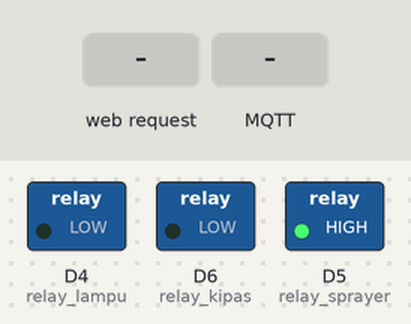
This sketch was run on a simulated ESP8266 (NodeMCU). Shown: switched loads named in the sketch (green lamp = pin HIGH). Inputs (shaded band) come from the test bench. WiFi joins after 1.5 s; servers stay silent unless stated; uploads are accepted with an empty reply; random numbers use the default seed unless the sketch sets one; EEPROM starts erased; no MQTT or app messages arrive unless stated; what the sketch prints to the serial monitor is not drawn.

Above: at 2.7 s.
2.8 s: HTTP request GET /sprayer_on received
At 7.9 s:
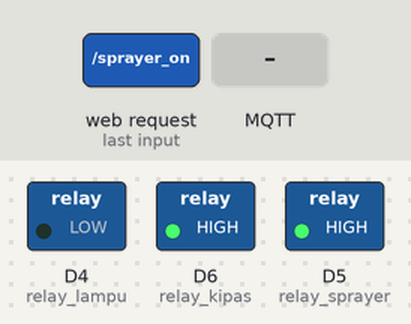
8.0 s: HTTP request GET /kipas_on received
13.2 s: HTTP request GET /kipas_off received
At 17.1 s:
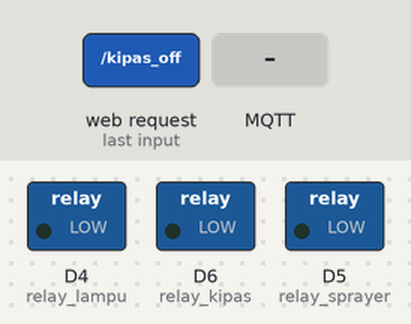
18.0 s: MQTT message "on" arrives on the third subscribed topic
At 19.3 s:
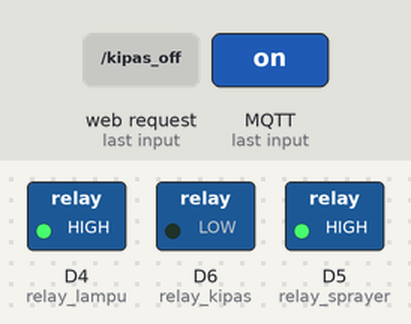
20.5 s: MQTT message "on" arrives on the first subscribed topic
Timing chart, 0 to 31.5 s (numbered marks = the images above; inputs shaded):
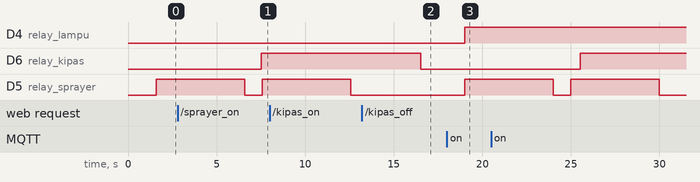

Measured:
- after the input at 13.2 s, D6 (relay_kipas): HIGH → LOW after 3.3 s
- after the input at 18.0 s, D4 (relay_lampu): LOW → HIGH after 1.0 s

The sketch:

IM_MQTT_WEB.ino
```cpp
#include <ArduinoOTA.h>
#include <ESP8266WebServer.h>
//#include WebServer???     //esp32
#include <Ticker.h>
//#include <LiquidCrystal_I2C.h>
//#include <DHT.h>
#include <ESP8266WiFi.h>
//#include <WiFi.h>     //esp32
#include <ESP8266HTTPClient.h>
//#include <HTTPClient.h>  //esp32
#include <WiFiClientSecure.h>
#include <PubSubClient.h>
//#include <RTClib.h>
#include <EEPROM.h>
#include "web.h"


ESP8266WebServer server(80);

// Password untuk autentikasi OTA
const char* ota_password = "123";
void setupOTA();
String OTA_msg = "Update #2";

// Google script Web_App_URL.
String Web_App_URL = "https://script.google.com/macros/s/AKfycbz3S04CGjpaPvaXhfWPEMwXwXurooe9cCbCTPkuVKQfBuWraHT5OzGsCln2pL3PFu-r/exec";
void spreadsheet();
int dataSpreadsheet;
String warning;

//MQTT
const char* mqtt_server = "broker.mqtt-dashboard.com";
const int mqtt_port = 1883;
//const char* mqtt_user = "";     // Username MQTT (opsional)
//const char* mqtt_password = ""; // Password MQTT (opsional)

const char* topic_temperature = "greenhouse/sensor/temperature";
const char* topic_humidity = "greenhouse/sensor/humidity";
const char* topic_ldr = "greenhouse/sensor/light";

const char* topic_kontrol_kipas = "greenhouse/kontrol/kipas";
const char* topic_kontrol_sprayer = "greenhouse/kontrol/sprayer";
const char* topic_kontrol_lampu = "greenhouse/kontrol/lampu";
const char* topic_test = "greenhouse/kontrol/test";  //kontrol waktu

const char* topic_set_temperature = "greenhouse/set/temperature";
const char* topic_set_humidity = "greenhouse/set/humidity";
const char* topic_set_light = "greenhouse/set/light";

const char* topic_kondisi_kipas = "greenhouse/kondisi/kipas";
const char* topic_kondisi_sprayer = "greenhouse/kondisi/sprayer";
const char* topic_kondisi_lampu = "greenhouse/kondisi/lampu";

const char* topic_warning = "greenhouse/info/warning";
const char* topic_ota = "greenhouse/info/ota";

char ssid[] = "Prastzy.net";
char pass[] = "123456781";
//const char* ssid ="bebas";
//const char* password = "akunulisaja";

//#define DHTPIN 4
//#define DHTTYPE DHT22
#define relay_kipas D6//19
#define relay_sprayer D5//18
#define relay_lampu D4//17
//#define LDR_PIN 34 //analog pin

//LiquidCrystal_I2C lcd(0x27, 20, 4);
//DHT dht(DHTPIN, DHTTYPE);
WiFiClient espClient;
PubSubClient client(espClient);
//RTC_DS1307 rtc;
int setWaktu1 [] = {4,0,0}; //jam, menit, detik
int setWaktu2 [] = {5,0,0};
int setWaktu3 [] = {18,0,0};

int lightValue;
float temperature, humidity;
float set_temperature = 30;
float set_humidity = 80;
float set_light = 1000;
long lama_cahaya, lama_lampu, waktu_lampu;
#define EEPROM_SIZE 12
String kondisi_kipas = "Padam", kondisi_sprayer = "Padam", kondisi_lampu = "Padam";
bool jam4, jam5_18, jam18_4, status_kipas, status_sprayer, status_lampu;

void baca_RTC();
void setup_wifi();
void reconnect();
void callback(char* topic, byte* payload, unsigned int length);
void kontrol_sprayer();
void handleRoot();
void handleNotFound();
void handleData();

Ticker task1, task2, task3;
void monitoring();
void kontrol_kipas();
void kontrol_lampu();

void setup() {
  Serial.begin(115200);
  pinMode(relay_kipas, OUTPUT);
  pinMode(relay_sprayer, OUTPUT);
  pinMode(relay_lampu, OUTPUT);
  //pinMode(LDR_PIN, INPUT);

  setup_wifi();
  //dht.begin();
  //lcd.init();
  /*
  lcd.backlight();
  lcd.setCursor(3,1);
  lcd.print("START  PROGRAM");
  lcd.setCursor(3,2);
  lcd.print("==============");
  delay(1000);
  lcd.clear();
  */
  setupOTA();
  client.setServer(mqtt_server, mqtt_port);
  client.setCallback(callback);

  // Inisialisasi EEPROM
  EEPROM.begin(EEPROM_SIZE);
  // Membaca nilai terakhir dari EEPROM
  lama_cahaya = readLong(0); // Offset 0
  waktu_lampu = readLong(4); // Offset 4
  lama_lampu = readLong(8); // Offset 8
  // Menampilkan nilai awal dari EEPROM
  Serial.println("Nilai Lama Cahaya dari EEPROM: " + String(lama_cahaya));
  Serial.println("Nilai Lama Lampu dari EEPROM: " + String(lama_lampu));
  Serial.println("Nilai Waktu Lampu dari EEPROM: " + String(waktu_lampu));


  /*
   if (! rtc.begin()) {
    Serial.println("RTC tidak ditemukan");
    while (1);
  }

  if (!rtc.isrunning()) {
    Serial.println("RTC tidak berjalan, setting waktu...");
    rtc.adjust(DateTime(F(__DATE__), F(__TIME__))); // Set waktu sesuai waktu kompilasi
  }
  */

  task1.attach(3, monitoring);
  task2.attach(3, kontrol_kipas);
  task3.attach(3, kontrol_lampu);

  server.on("/", [](){
    handleRoot();
  });
  //kipas
  server.on("/kipas_on", [](){
    Serial.println("");
    Serial.print("/kipas_on");
    Serial.println("");
    status_kipas = true;
    handleRoot();
  });
  server.on("/kipas_off", [](){
    Serial.println("");
    Serial.print("/kipas_off");
    Serial.println("");
    status_kipas = false;
    handleRoot();
  });
  //sprayer
  server.on("/sprayer_on", [](){
    Serial.println("");
    Serial.print("/sprayer_on");
    Serial.println("");
    status_sprayer = true;
    handleRoot();
  });
  server.on("/sprayer_off", [](){
    Serial.println("");
    Serial.print("/sprayer_off");
    Serial.println("");
    status_sprayer = false;
    handleRoot();
  });
  //lampu
  server.on("/lampu_on", [](){
    Serial.println("");
    Serial.print("/lampu_on");
    Serial.println("");
    status_lampu = true;
    handleRoot();
  });
  server.on("/lampu_off", [](){
    Serial.println("");
    Serial.print("/lampu_off");
    Serial.println("");
    status_lampu = false;
    handleRoot();
  });

  server.on("/data", handleData);
  server.onNotFound(handleNotFound);
  server.begin();
  Serial.println("HTTP server started");
}

void loop() {
  if (!client.connected()) {
          reconnect();
  }
  client.loop();
  server.handleClient();
  kontrol_sprayer();

  ArduinoOTA.handle();
  if (status_kipas){
    spreadsheet();
    delay(5000);
  }
  delay(1000);
}

//Task monitoring
void monitoring() {
/*
    //baca sensor
    temperature = dht.readTemperature();
    humidity = dht.readHumidity();
    lightValue = analogRead(LDR_PIN);
    baca_RTC();

    //serial monitor
    Serial.print("Suhu : "); Serial.println(temperature);
    Serial.print("Kelembaban : "); Serial.println(humidity);
    Serial.print("Cahaya : "); Serial.println(lightValue);
    Serial.println("");
*/
    server.handleClient();
    temperature = random(25, 36);
    humidity = random(70, 91);
    lightValue = random(500, 1000);
    //Print LCD
    /*
    lcd.setCursor(0, 1);
    lcd.print("Temp: "); lcd.print(temperature); lcd.print(" C");
    lcd.setCursor(0, 2);
    lcd.print("Hum: "); lcd.print(humidity); lcd.print(" %");
    lcd.setCursor(0, 3);
    lcd.print("LDR: "); lcd.print(lightValue);
    */
    //Print MQTT
    client.publish(topic_temperature, String(temperature).c_str());
    client.publish(topic_humidity, String(humidity).c_str());
    client.publish(topic_ldr, String(lightValue).c_str());

    client.publish(topic_kondisi_kipas, kondisi_kipas.c_str());
    client.publish(topic_kondisi_sprayer, kondisi_sprayer.c_str());
    client.publish(topic_kondisi_lampu, kondisi_lampu.c_str());

    if (dataSpreadsheet > 10000){
      warning = "Data sudah terlalu banyak";
    }else{
      warning = String (dataSpreadsheet);
    }
    client.publish(topic_warning, warning.c_str());
}

//Task pengkondisian kipas
void kontrol_kipas(){
    if (temperature > set_temperature){
      digitalWrite (relay_kipas, HIGH);
      kondisi_kipas = "Menyala";
    }
    else if (temperature <= set_temperature) {
      if (status_kipas){
        digitalWrite (relay_kipas, HIGH);
        kondisi_kipas = "Menyala";
      }else {
        digitalWrite (relay_kipas, LOW);
        kondisi_kipas = "Padam";
      }
    }
}

//Task pengkondisian sprayer
void kontrol_sprayer(){
    if (humidity < set_humidity){
      digitalWrite (relay_sprayer, HIGH);
      kondisi_sprayer = "Menyala";
      delay(5000);
      digitalWrite (relay_sprayer, LOW);
      kondisi_sprayer = "Padam";
    }
    else if (humidity >= set_humidity) {
      if (status_sprayer){
        digitalWrite (relay_sprayer, HIGH);
        kondisi_sprayer = "Menyala";
        delay(5000);
        digitalWrite (relay_sprayer, LOW);
        kondisi_sprayer = "Padam";
      }else {
        digitalWrite (relay_sprayer, LOW);
        kondisi_sprayer = "Padam";
      }
    }
}

//task baca cahaya
void kontrol_lampu () {
    //DateTime now = rtc.now();
    //jam 4 pagi, reset
    //reset dibuat antara jam 04:00:00 sampai 04:00:10
    //if (now.hour() == setWaktu1[0] && now.minute() == setWaktu[1] && now.second() == setWaktu[2]){
    if (jam4 == true) {
      //Serial.println("reset lama_cahaya menjadi 0");
      lama_cahaya = 0;
      //Serial.println("reset lama_lampu menjadi 0");
      waktu_lampu = 0;
      lama_lampu = 100;
    }
    //jam 5 sampai jam 18, menghitung lama cahaya
    //if (now.hour() > setWaktu2[0] && now.hour() < setWaktu3[0]){
    if (jam5_18 == true) {
        if (lightValue >= set_light) {
          if (lama_cahaya >= 99){
            Serial.print("lama cahaya :"); Serial.println(lama_cahaya);
          }else {
            lama_cahaya += 3;
            Serial.print("lama cahaya :"); Serial.println(lama_cahaya);
          }
        }
        else {
           Serial.print("lama cahaya :"); Serial.println(lama_cahaya);
        }
        lama_lampu = (100 - lama_cahaya);
        Serial.print("lama lampu : "); Serial.println(lama_lampu);
    }
    //jam 18 sampai jam 3 , menyalakan lampu
    //if (now.hour() > setWaktu3[0] && now.hour() < setWaktu1[0]){
    if (jam18_4 == true) {
      if (waktu_lampu >= 0 && waktu_lampu < lama_lampu) {
        digitalWrite (relay_lampu, HIGH);
        kondisi_lampu = "Menyala";
        waktu_lampu += 3;
        Serial.print("lampu menyala : "); Serial.println(waktu_lampu);
      }
      else if (waktu_lampu >= lama_lampu){
        if (status_lampu){
          digitalWrite (relay_lampu, HIGH);
          kondisi_lampu = "Menyala";
        }else {
          Serial.println("lampu padam");
          digitalWrite (relay_lampu, LOW);
          kondisi_lampu = "Padam";
        }
      }
    }
    // Simpan nilai terbaru ke EEPROM
    writeLong(0, lama_cahaya); // Simpan di offset 0
    writeLong(4, waktu_lampu); // Simpan di offset 4
    writeLong(8, lama_lampu); // Simpan di offset 8
    EEPROM.commit(); // Pastikan data tersimpan ke memori
}

// Fungsi untuk membaca long dari EEPROM
long readLong(int address) {
  long value = 0;
  for (int i = 0; i < 4; i++) {
    value |= (EEPROM.read(address + i) << (8 * i));
  }
  return value;
}

// Fungsi untuk menulis long ke EEPROM
void writeLong(int address, long value) {
  for (int i = 0; i < 4; i++) {
    EEPROM.write(address + i, (value >> (8 * i)) & 0xFF);
  }
}

void callback(char *topic, byte *payload, unsigned int length) {
  Serial.print("Receive Topic: ");
  Serial.println(topic);

  Serial.print("Payload: ");
  char msg[length + 1];
  memcpy(msg, payload, length);
  msg[length] = '\0';
  Serial.println(msg);

  // kontrol kipas
  if (!strcmp(topic, topic_kontrol_kipas)) {
    if (!strncmp(msg, "on", length)) {
      status_kipas = true;
      Serial.println("Saklar Kipas ON");
    } else if (!strncmp(msg, "off", length)) {
      status_kipas = false;
      Serial.println("Saklar Kipas OFF");
    }
  }

  //kontrol sprayer
  if (!strcmp(topic, topic_kontrol_sprayer)) {
    if (!strncmp(msg, "on", length)) {
      status_sprayer = true;
      Serial.println("Saklar Sprayer ON");
    } else if (!strncmp(msg, "off", length)) {
      status_sprayer = false;
      Serial.println("Saklar Sprayer OFF");
    }
  }

  //kontrol lampu
  if (!strcmp(topic, topic_kontrol_lampu)) {
    if (!strncmp(msg, "on", length)) {
      digitalWrite(relay_lampu, HIGH);
      kondisi_lampu = "Menyala";
      status_lampu = true;
      Serial.println("Saklar Lampu ON");
    } else if (!strncmp(msg, "off", length)) {
      digitalWrite(relay_lampu, LOW);
      kondisi_lampu = "Padam";
      status_lampu = false;
      Serial.println("Saklar Lampu OFF");
    }
  }

  // Set suhu
  if (!strcmp(topic, topic_set_temperature)) {
    set_temperature = atof(msg);
    Serial.print("Set suhu menjadi : ");
    Serial.println(set_temperature);
  }

  // Set kelembaban
  if (!strcmp(topic, topic_set_humidity)) {
    set_humidity = atof(msg);
    Serial.print("Set kelembaban menjadi : ");
    Serial.println(set_humidity);
  }

  // Set Light
  if (!strcmp(topic, topic_set_light)) {
    set_light = atoi(msg);
    Serial.print("Set Light menjadi : ");
    Serial.println(set_light);
  }

  // jam 4
  if (!strcmp(topic, topic_test)) {
    if (!strncmp(msg, "on1", length)) {
      jam4 = true;
      Serial.println("jam 4 on");
      Serial.println("reset lama_cahaya menjadi 0");
      lama_cahaya = 0;
      Serial.println("reset lama_lampu menjadi 0");
      waktu_lampu = 0;
      lama_lampu = 100;
    } else if (!strncmp(msg, "off1", length)) {
      jam4 = false;
      Serial.println("jam 4 0ff");
    }
  }

  // jam 5 - 18
  if (!strcmp(topic, topic_test)) {
    if (!strncmp(msg, "on2", length)) {
      jam5_18 = true;
      Serial.println("jam 5 - 18 on");
    } else if (!strncmp(msg, "off2", length)) {
      jam5_18 = false;
      Serial.println("jam 5 - 18 off");
    }
  }

  // jam 18 - 4
  if (!strcmp(topic, topic_test)) {
    if (!strncmp(msg, "on3", length)) {
      jam18_4 = true;
      Serial.println("jam 18 on");
    } else if (!strncmp(msg, "off3", length)) {
      jam18_4 = false;
      Serial.println("jam 18 off");
    }
  }
}

void setup_wifi() {
  delay(10);
  Serial.println();
  Serial.print("Menghubungkan ke ");
  Serial.println(ssid);
  WiFi.begin(ssid, pass);
  while (WiFi.status() != WL_CONNECTED) {
    delay(500);
    Serial.print(".");
  }
  Serial.println("");
  Serial.print("Terhubung ke WiFi dengan IP: ");
  Serial.println(WiFi.localIP());
}

void reconnect() {
  while (!client.connected()) {
    Serial.println("Attempting MQTT connection...");
    String clientId = "esp32-clientId-";
    clientId += String(random(0xffff), HEX);
    if (client.connect(clientId.c_str())) {
      Serial.println("terhubung");
      Serial.print("Status OTA : ");
      Serial.println(OTA_msg);
      client.publish(topic_ota, OTA_msg.c_str());
      // Suscribe ke topik
      client.subscribe(topic_kontrol_kipas);
      client.subscribe(topic_kontrol_sprayer);
      client.subscribe(topic_kontrol_lampu);
      client.subscribe(topic_set_temperature);
      client.subscribe(topic_set_humidity);
      client.subscribe(topic_set_light);
      client.subscribe(topic_test);

    } else {
      Serial.print("failed, rc=");
      Serial.print(client.state());
      Serial.println(" try again in 3 seconds");
      delay(3000);
    }
  }
}

void baca_RTC(){
  //Serial monitor
  /*
  Serial.print("Current time: ");
  Serial.print(now.year(), DEC);
  Serial.print('/');
  Serial.print(now.month(), DEC);
  Serial.print('/');
  Serial.print(now.day(), DEC);
  Serial.print(" (");
  Serial.print(daysOfTheWeek[now.dayOfTheWeek()]);
  Serial.print(") ");
  Serial.print(" - ");
  Serial.print(now.hour(), DEC);
  Serial.print(':');
  Serial.print(now.minute(), DEC);
  Serial.print(':');
  Serial.print(now.second(), DEC);
  Serial.println();
  //LCD
  lcd.setCursor(0,0);
  lcd.print(now.year(), DEC);
  lcd.print('/');
  lcd.print(now.month(), DEC);
  lcd.print('/');
  lcd.print(now.day(), DEC);
  lcd.print(" - ");
  lcd.print(now.hour(), DEC);
  lcd.print(':');
  lcd.print(now.minute(), DEC);
  lcd.print(':');
  lcd.print(now.second(), DEC);
  */
}

void setupOTA() {
    ArduinoOTA.setHostname("esp8266 - Iklim Mikro");
    ArduinoOTA.setPassword(ota_password);

    ArduinoOTA.onStart([]() {
        String type;
        if (ArduinoOTA.getCommand() == U_FLASH) {
            type = "sketch";
        } else { // U_SPIFFS
            type = "filesystem";
        }
        // Notifikasi OTA dimulai
        Serial.println("Start updating " + type);
    });

    ArduinoOTA.onEnd([]() {
        Serial.println("\nEnd");
    });

    ArduinoOTA.onProgress([](unsigned int progress, unsigned int total) {
        Serial.printf("Progress: %u%%\r", (progress * 100) / total);
    });

    ArduinoOTA.onError([](ota_error_t error) {
        Serial.printf("Error[%u]: ", error);
        if (error == OTA_AUTH_ERROR) {
            Serial.println("Auth Failed");
        } else if (error == OTA_BEGIN_ERROR) {
            Serial.println("Begin Failed");
        } else if (error == OTA_CONNECT_ERROR) {
            Serial.println("Connect Failed");
        } else if (error == OTA_RECEIVE_ERROR) {
            Serial.println("Receive Failed");
        } else if (error == OTA_END_ERROR) {
            Serial.println("End Failed");
        }
    });

    ArduinoOTA.begin();
    Serial.println("OTA ready with authentication enabled");
}

void spreadsheet(){
  // This condition is the condition for sending or writing data to Google Sheets.
  if (WiFi.status() == WL_CONNECTED) {
    String Send_Data_URL = Web_App_URL + "?sts=write";
    Send_Data_URL += "&lightValue=" + String (lightValue);
    Send_Data_URL += "&temperature=" + String(temperature);
    Send_Data_URL += "&humidity=" + String(humidity);
    Send_Data_URL += "&kipas=" + kondisi_kipas;
    Send_Data_URL += "&sprayer=" + kondisi_sprayer;
    Serial.println();
    Serial.println("-------------");
    Serial.println("Send data to Google Spreadsheet...");
    Serial.print("URL : ");
    Serial.println(Send_Data_URL);

      WiFiClientSecure client;
      client.setInsecure(); // Nonaktifkan validasi SSL
      HTTPClient http;
      http.begin(client, Send_Data_URL);
      http.setFollowRedirects(HTTPC_STRICT_FOLLOW_REDIRECTS);
      int httpCode = http.GET();
      http.end();

      String Read_Data_URL = Web_App_URL + "?sts=read";
      http.begin(client, Read_Data_URL);
      http.setFollowRedirects(HTTPC_STRICT_FOLLOW_REDIRECTS);
      httpCode = http.GET();
      Serial.print("HTTP Status Code : ");
      Serial.println(httpCode);
      if (httpCode > 0) {
        String payload = http.getString();
        Serial.println("Data ke : " + payload);
        dataSpreadsheet = payload.toInt();
      }
      http.end();
      Serial.println("-------------");
  }
}


void handleRoot() {
  server.send(200, "text/html", SendHTML(temperature, humidity, lightValue, kondisi_kipas, kondisi_sprayer, kondisi_lampu));
}

void handleNotFound(){
  String message = "File Not Found\n\n";
  message += "URI: ";
  message += server.uri();
  message += "\nMethod: ";
  message += (server.method() == HTTP_GET)?"GET":"POST";
  message += "\nArguments: ";
  message += server.args();
  message += "\n";
  for (uint8_t i=0; i<server.args(); i++){
  message += " " + server.argName(i) + ": " + server.arg(i)+ "\n";
  }
  server.send(404, "text/plain", message);
}

void handleData() {
  String json = "{";
  json += "\"temperature\":" + String(temperature) + ",";
  json += "\"humidity\":" + String(humidity) + ",";
  json += "\"lightValue\":" + String(lightValue) + ",";
  json += "\"kondisi_kipas\":\"" + kondisi_kipas + "\",";
  json += "\"kondisi_sprayer\":\"" + kondisi_sprayer + "\",";
  json += "\"kondisi_lampu\":\"" + kondisi_lampu + "\"";
  json += "}";
  server.sendHeader("Cache-Control", "no-cache, no-store, must-revalidate");
  server.sendHeader("Pragma", "no-cache");
  server.sendHeader("Expires", "-1");
  server.send(200, "application/json", json);
}
```

Source omitted: Apps_Script.ino (4697 bytes), Spreadsheet_info.ino (1084 bytes), web.cpp (9286 bytes), web.h (224 bytes)
